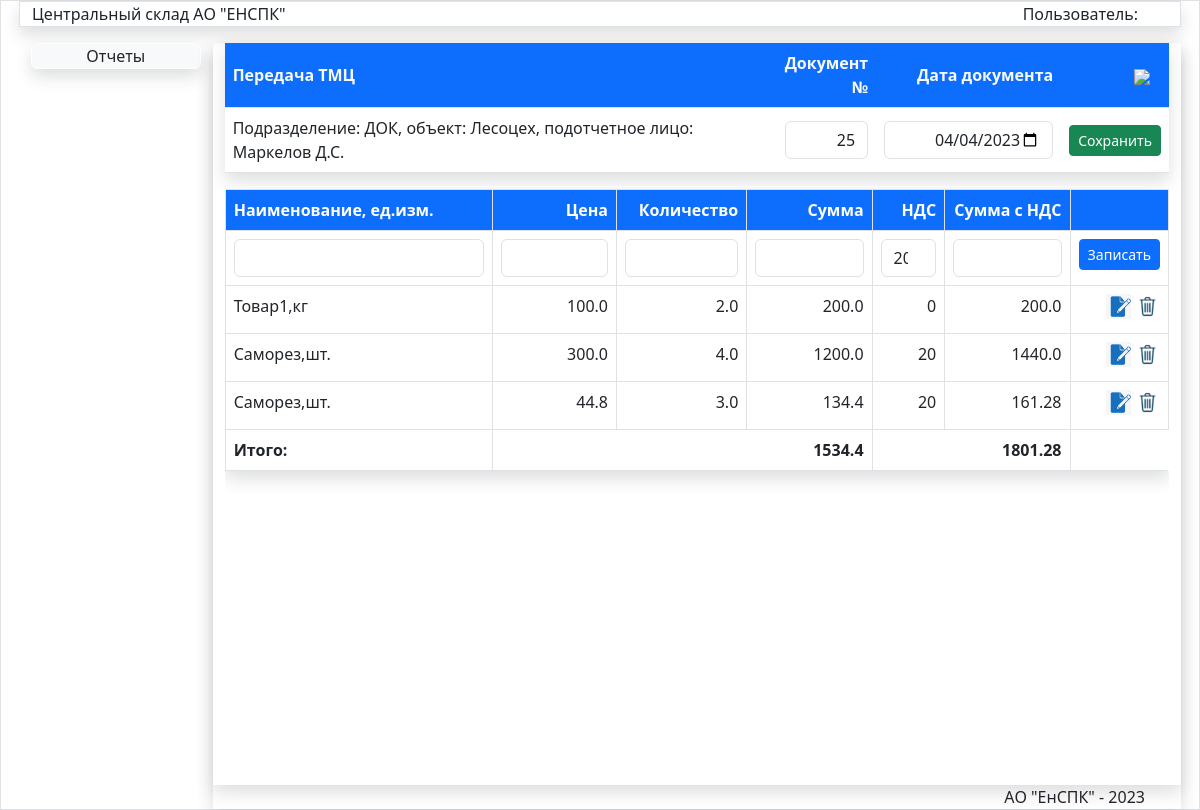
Screenshot of /AddStringMove/413 with the database file from the repository.
### store/models.py (models this page shows, shortened)
class Jurnal(models.Model):
    oper=models.IntegerField(verbose_name="Код операции")
    nomerdoc=models.CharField(max_length=50,verbose_name='Номер документа')
    datadoc=models.DateTimeField(verbose_name='Дата документа')
    postav=models.ForeignKey(Postav,verbose_name='Поставщик',on_delete=models.PROTECT)
    obct=models.ForeignKey(Obct,verbose_name='Объект',on_delete=models.PROTECT)
    podraz=models.ForeignKey(Podraz,verbose_name='Подразделение',on_delete=models.PROTECT)
    fio=models.ForeignKey(Fio,verbose_name='Подотчет',on_delete=models.PROTECT)
    spis=models.ForeignKey(Spis,blank=True,null=True,verbose_name='Причина списания',on_delete=models.PROTECT)
    summa=models.FloatField(verbose_name='Сумма',default=0)
    nds=models.IntegerField(verbose_name='НДС',default=20)
    summawithnds=models.FloatField(verbose_name='Сумма с НДС',default=0)
    updated_at = models.DateTimeField(auto_now=True, verbose_name='Создан')
    created_at = models.DateTimeField(auto_now_add=True, verbose_name='Обновлен')
    class Meta:
        verbose_name = 'Документ'
        verbose_name_plural = 'Документы'
        ordering = ['-datadoc', ]

class Podraz(models.Model):
    title = models.CharField(max_length=150, verbose_name='Название подразделения', unique=True)
    def __str__(self):
        return self.title
    class Meta:
        verbose_name = 'Подразделение'
        verbose_name_plural = 'Подразделения'
        ordering = ['title', ]

class Obct(models.Model):
    title = models.CharField(max_length=150, verbose_name='Объект',unique=True )
    podraz=models.ForeignKey(Podraz,verbose_name='Подразделение',on_delete=models.PROTECT)
    def __str__(self):
        return self.title
    class Meta:
        verbose_name = 'Объект'
        verbose_name_plural = 'Объекты'
        ordering = ['podraz','title', ]

class Fio(models.Model):
    title = models.CharField(max_length=150, verbose_name='Подотчетное лицо',unique=True )
    def __str__(self):
        return self.title
    class Meta:
        verbose_name = 'Подочтетное лицо'
        verbose_name_plural = 'Подотчетные лица'
        ordering = ['title', ]

class JurnalDoc(models.Model):
    oper=models.IntegerField(max_length=1,verbose_name='Операция')
    iddoc=models.ForeignKey(Jurnal,on_delete=models.PROTECT)
    title=models.ForeignKey(Nom,verbose_name='Наименование',on_delete=models.PROTECT)
    price=models.FloatField(verbose_name='Цена',default=0.0)
    kol = models.FloatField(verbose_name='Количество', default=0.0)
    podraz=models.ForeignKey(Podraz,on_delete=models.PROTECT,verbose_name='Подразделение')
    postav=models.ForeignKey(Postav,on_delete=models.PROTECT,verbose_name='Поставщик')
    obct=models.ForeignKey(Obct,on_delete=models.PROTECT,verbose_name='Объект')
    fio=models.ForeignKey(Fio,on_delete=models.PROTECT,verbose_name='Подотчетник')
    spis=models.ForeignKey(Spis,on_delete=models.PROTECT,null=True,blank=True,verbose_name='Причина списания')
    summa=models.FloatField(verbose_name='Сумма')
    nds=models.IntegerField(default=20,verbose_name='НДС')
    summawithnds=models.FloatField(verbose_name='Сумма с НДС')
    updated_at = models.DateTimeField(auto_now=True, verbose_name='Создан')
    created_at = models.DateTimeField(auto_now_add=True, verbose_name='Обновлен')
    uniqfield=models.CharField(max_length=250,verbose_name='Слаг')
    class Meta:
        verbose_name = 'Табличная часть'
        verbose_name_plural = 'Табличные части'
        ordering = ['-created_at', ]

class Nom(models.Model):
    title = models.CharField(max_length=150, verbose_name='Наименование', unique=True )
    izm=models.ForeignKey(Unit,verbose_name='Ед.изм.',on_delete=models.PROTECT)
    category = models.ForeignKey(Category, verbose_name='Категория', on_delete=models.PROTECT)
    srok=models.IntegerField(blank=True,default=0)
    updated_at = models.DateTimeField(auto_now=True, verbose_name='Создан')
    created_at = models.DateTimeField(auto_now_add=True, verbose_name='Обновлен')
    def __str__(self):
        return self.title
    class Meta:
        verbose_name = 'Номенклатура'
        verbose_name_plural = 'Номенклатура'
        ordering = ['title', ]

class Unit(models.Model):
    title = models.CharField(max_length=100,verbose_name='Наименование',unique=True)
    def __str__(self):
        return self.title
    class Meta:
        verbose_name='Единица измерения'
        verbose_name_plural='Единицы измерения'
        ordering=['title',]

### store/views.py (the view)
# urls.py: path('AddStringMove/<str:pk>',AddStringMove,name='AddStringMove'), #табличная часть новый документ перемещение
def AddStringMove(request,pk):
    uniqset = JurnalDoc.objects.values('title','title__title', 'price','title__izm__title').annotate(count=Sum('kol')).order_by('title', 'price')
    izm = Unit.objects.all()
    category = Category.objects.all()
    doc = Jurnal.objects.get(pk=pk)
    postav=Postav.objects.get(pk=doc.postav_id)
    item = JurnalDoc.objects.filter(iddoc=pk)
    postav_list=Postav.objects.all()
    nom = Nom.objects.all()
    sum = JurnalDoc.objects.filter(iddoc=pk).aggregate(Sum("summa"))
    sumnds = JurnalDoc.objects.filter(iddoc=pk).aggregate(Sum("summawithnds"))
    if item:
        summa1 = round(sum['summa__sum'], 2)
        summa2 = round(sumnds['summawithnds__sum'], 2)
    else:
        summa1 = 0.0
        summa2 = 0.0
    t = "Документ № " + doc.nomerdoc + " от " + doc.datadoc.strftime("%d.%m.%Y")
    return render(request, 'store/Doc/AddStringMove.html',
                  {'docmove': doc, 'nom': nom, 'title': t, 'pic_label': 'Перемещение', 'items': item, 's': summa1,
                   's2': summa2,'postav':postav,'postav_list':postav_list,'izm':izm,'category':category,'uniqset':uniqset})

### store/templatetags/store.py (called while the page is built)
@register.simple_tag
def abs_tag(text):
    return abs(text)

### store/templates/store/Doc/AddStringMove.html (shortened to what this page needs)
{% extends 'store/menu.html' %}
{% load static %}
{% block DataArea %}
{% load store %}
<div class="row">
<div class="col-md-12 mx-auto shadow">
<table class=" table shadow table-hover ">
<thead class="bg-primary text-light">
<tr>
    <form method="post" id="movedoc">
        <th  style="width:70%" class="  align-middle" >Передача ТМЦ </th>
<th style="width:10%; " class=" text-end align-middle"> Документ № </th>
<th style="width:10%;" class=" text-end align-middle" >Дата документа</th>
        <th style="width:10%;" class="align-middle pl-4"><a href="{% url 'PrintMoveDoc' docmove.id %}"><img src="../static/images/print.png" style="width:30px;margin-left:65px;" ></a></th>
</thead>
    <tr>
    <td class="align-middle">Подразделение: {{docmove.podraz}}, объект: {{docmove.obct}}, подотчетное лицо: {{docmove.fio}} </td>
    <td class="align-middle text-end"><input type="text" id="nomermovedoc" class="form-control text-end" value="{{docmove.nomerdoc}}"></td>
    <td class="align-middle text-end"><input type="date" id="datamovedoc" class="form-control align-middle text-end" value="{{docmove.datadoc|date:'Y-m-d'}}"></td>
    <td class="align-middle text-end">
    <button type="submit" class="btn btn-sm btn-success " id="returnToJurnalMove">Сохранить</></td>
    </tr>
</table >
   <div class="scrolltable">
<table class=" table shadow table-hover table-bordered ">
    <thead class="bg-primary text-white">
  <th style="width:30%"  >Наименование, ед.изм.</th>
  <th style="width:14%" class="text-end" >Цена</th>
  <th style="width:14%" class="text-end" >Количество</th>
  <th style="width:14%" class="text-end" >Сумма</th>
  <th style="width:8%" class="text-end" >НДС</th>
  <th style="width:14%" class="text-end" >Сумма с НДС</th>
  <th style="width:14%" class="text-end" ></th>
   </thead>
    <tbody>
    <form id="move_string_form">
    <tr><td>
<select  id="id_move_rest" class="form-control  " required >
      <option value="" selected ></option>
            {% for item in uniqset %}
            <option value="{{item.title}}" class="text-start"  data-count={{item.count}}
            data-price={{item.price}}
            >{{item.title__title}} Цена: {{item.price}} руб; На складе {{item.count}} {{item.title__izm__title}}
            </option>
            {% endfor %}
       </select>
        </td>
<td><input type="text" id="idmoveprice" class="form-control text-end"  readonly></td>
<td><input type="number" id="idmovekol" class="form-control text-end" step="any" required min="0" ></td>
<td><input type="number" id="idmovesum" class="form-control text-end" step="any" required min="0" readonly></td>
<td><input type="number" id="idmovends" class="form-control text-end" step="any" required min="0" value="20"></td>
<td><input type="number" id="idmovetotal" class="form-control text-end" step="any" required min="0" readonly></td>
<th style="width:10%;" class="text-end">
    <button type="submit" class="btn btn-sm btn-primary" id ="savemovestring">Записать</></th>
    </tr></form>
{% for item in items %}
    <tr><td>{{item.title}},{{item.title.izm}}</td>
    <td class="text-end">{% abs_tag item.price %}</td>
    <td class="text-end">{% abs_tag item.kol %}</td>
    <td class="text-end">{% abs_tag item.summa %}</td>
    <td class="text-end " >{% abs_tag item.nds %}</td>
    <td class="text-end">{% abs_tag item.summawithnds %}</td>
      <td  class="text-end" colspan=2 ><input data-sid={{item.pk}} data-update={{item.pk}} class="btn-movestring-update " value="Update" type="image" src="../static/images/edit2.png" style="width:25px;" data-bs-toggle="modal" data-bs-target="#ModalMoveEdit">
<input data-sid={{item.pk}} data-del="#" class="btn-movestring-delete " value="Update" type="image" src="../static/images/del.png" style="width:25px;" > </td></tr>
    {% endfor %}
<tfoot id="idfoot"><td class="fw-bold">Итого:</td><td colspan="3" class="text-end fw-bold ">{% abs_tag s %}</td><td colspan="2>" class="text-end fw-bold">{% abs_tag s2 %}</td> </tfoot>
    </tbody>
</table>
{% endblock DataArea %}

### store/static/css/my.css (style rules this page uses)
a { text-decoration:none; }
.scrolltable { display:block; overflow-y: auto; height:74.5vh; }

### rows the page displays
Jurnal: podraz "ДОК", obct "Лесоцех", fio "Маркелов Д.С.", nomerdoc "25", datadoc "04/04/2023"
JurnalDoc: title "Товар1", title.izm "кг", price "100.0", kol "2.0", summa "200.0", nds "0", summawithnds "200.0"
JurnalDoc: title "Саморез", title.izm "шт.", price "300.0", kol "4.0", summa "1200.0", nds "20", summawithnds "1440.0"
JurnalDoc: title "Саморез", title.izm "шт.", price "44.8", kol "3.0", summa "134.4", nds "20", summawithnds "161.28"
